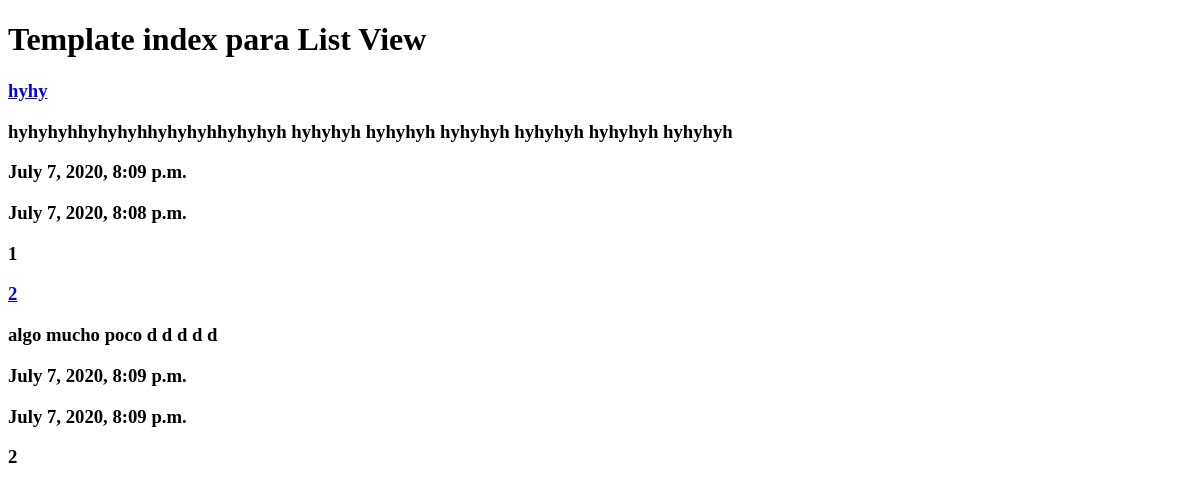
The app's page /posts/, older data.
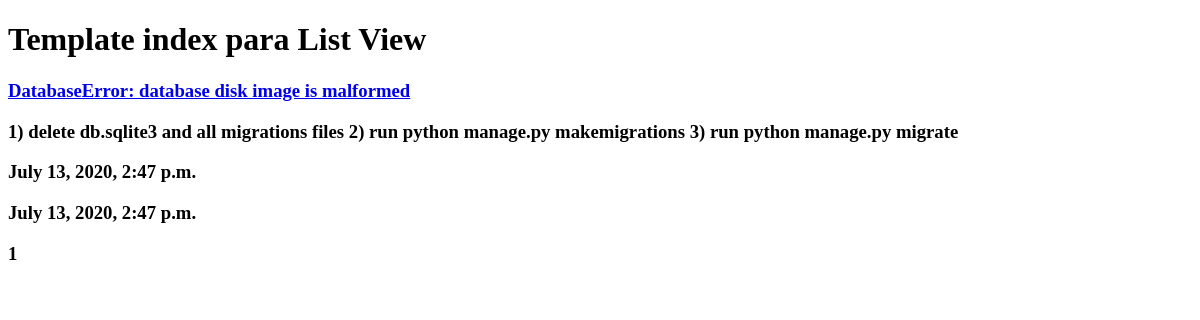
The same page, newer data.
### blog_app/models.py (models this page shows, shortened)
class Post(models.Model):
    title = models.CharField(blank=True, max_length=120, null=True)
    content = models.TextField(null=True)
    update = models.DateTimeField(auto_now_add=True)
    timestamp = models.DateTimeField(auto_now_add=True)
    class Meta:
        verbose_name = 'Post'
        verbose_name_plural = 'Posts'
    def get_absolute_url(self):
        return reverse('blog_app:detail', kwargs={'id': self.id})

### blog_app/views.py (the view)
# urls.py: path('', post_list, name='index'),
def post_list(request):
    queryset = Post.objects.all()
    context_data = {
        "obj_list": queryset,
        "title": "List View",
    }
    return render(request, '_base.html', context_data)

### templates/_base.html (shortened to what this page needs)
<!DOCTYPE html>
<html lang="en" dir="ltr">
  <head>
  </head>
  <body>
    <div class="container">
      {% block content %}
        <h1 class="">Template index para {{ title }}</h1>
        {% for obj in obj_list  %}
        <a href="{{ obj.get_absolute_url }}" class=""><h3 class=""> {{ obj.title }} </h3></a>
        <h3 class=""> {{ obj.content }}   </h3>
        <h3 class=""> {{ obj.update }}   </h3>
        <h3 class=""> {{ obj.timestamp }}   </h3>
        <h3 class=""> {{ obj.id }}   </h3>
        {% endfor %}
      {% endblock content %}
    </div>
  </body>
</html>

Row changes from the older to the newer data that the page shows:
removed Post: title "2", content "algo mucho poco d d d d d", update "July 7, 2020, 8:09 p.m.", timestamp "July 7, 2020, 8:09 p.m.", id "2"
changed Post id 1: title "hyhy" → "DatabaseError: database disk image is malformed"; content "hyhyhyhhyhyhyhhyhyhyhhyhyhyh hyhyhyh hyhyhyh hyhyhyh hyhyhyh hyhyhyh hyhyhyh" → "1) delete db.sqlite3 and all migrations files 2) run python manage.py makemigrations 3) run python manage.py migrate"; update "July 7, 2020, 8:09 p.m." → "July 13, 2020, 2:47 p.m."; timestamp "July 7, 2020, 8:08 p.m." → "July 13, 2020, 2:47 p.m."
